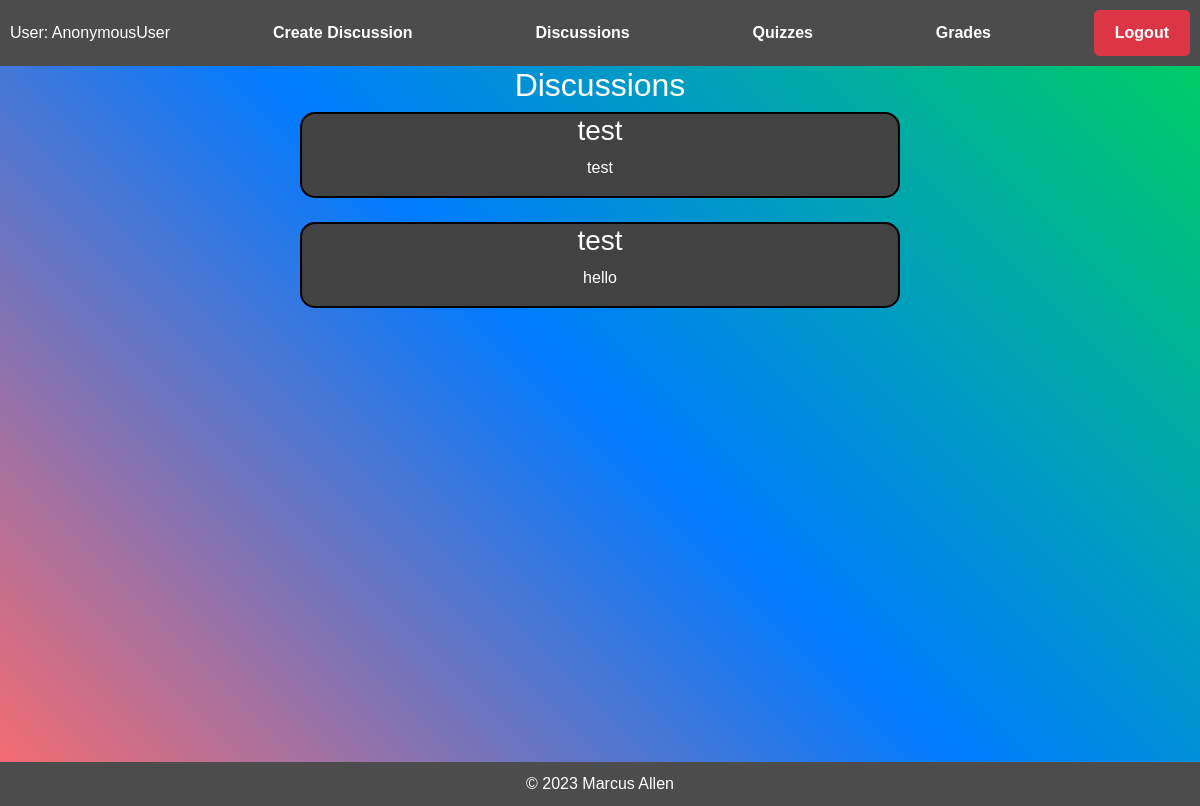
The app's page /students/created_discussions/, older data.
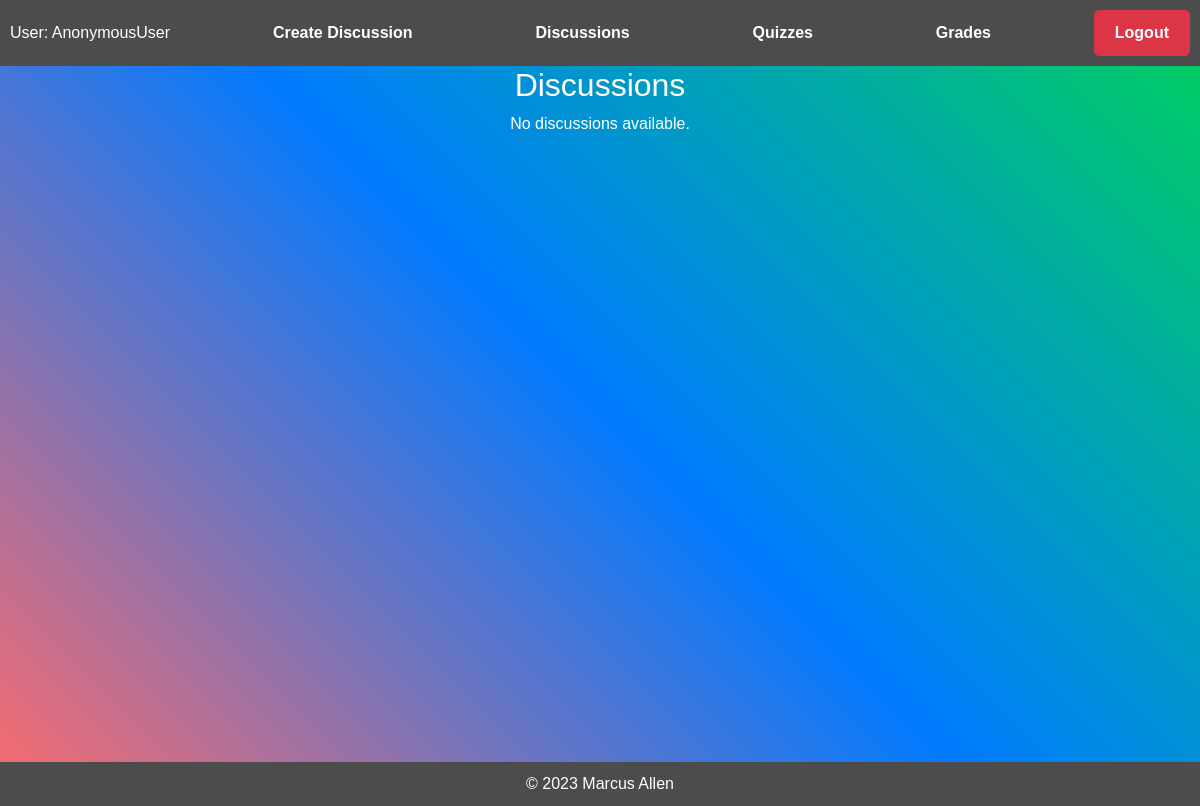
The same page, newer data.
### teachers/models.py (models this page shows)
class Discussion(models.Model):
    subject = models.CharField(max_length=255)
    message = models.TextField()
    file = models.FileField(upload_to='discussion_files/', null=True, blank=True)
    author = models.ForeignKey(User, on_delete=models.CASCADE)
    parent_post = models.ForeignKey('self', null=True, blank=True, on_delete=models.CASCADE)

### students/views.py (the view)
# urls.py: path('created_discussions/', views.discussions, name='discussions'),
def discussions(request):
    discussions = Discussion.objects.all()
    context = {
        'discussions': discussions,
    }
    return render(request, "students/created_discussions.html", context)

### students/templates/students/created_discussions.html (shortened to what this page needs)
{% extends "students/index.html" %}
{% block content %}
  <h2>Discussions</h2>
  <div class="existing-discussions">
    {% for discussion in discussions %}
      <div class="discussion text-center" style="border: 2px solid black; border-radius: 15px; background-color: rgb(66, 66, 66); width: 600px;">
        <h3>{{ discussion.subject }}</h3>
        <p>{{ discussion.message }}</p>
      </div>
      <br>
    {% empty %}
      <p>No discussions available.</p>
    {% endfor %}
  </div>
{% endblock %}

Row changes from the older to the newer data that the page shows:
removed Discussion: subject "test", message "test"
removed Discussion: subject "test", message "hello"
Text that changed along with them:
text now shown: "No discussions available."
